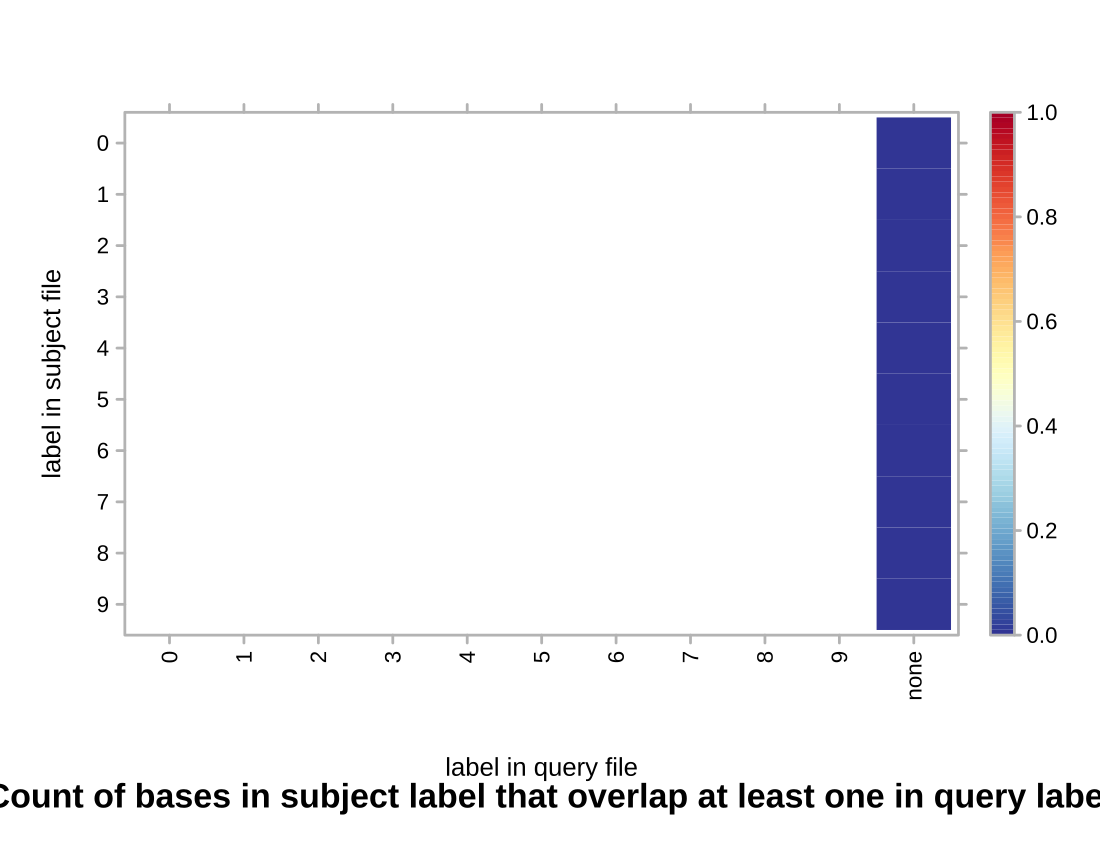

Here is the R script that generated this plot:
#!/usr/bin/env Rscript
## transcript produced by Segtools 1.1.14

segtools.r.dirname <-
  system2("python",
          c("-c", "'import segtools; print segtools.get_r_dirname()'"),
          stdout = TRUE)

source(file.path(segtools.r.dirname, 'common.R'))
source(file.path(segtools.r.dirname, 'overlap.R'))
save.overlap.performance('./seg34r1/overlap-direct', 'overlap.performance', './seg34r1/overlap-direct/overlap.tab', row.normalize = 'FALSE', mnemonic_file = '', clobber = FALSE, col_mnemonic_file = '')
save.overlap.heatmap('./seg34r1/overlap-direct', 'overlap', './seg34r1/overlap-direct/overlap.tab', clobber = FALSE, col_mnemonic_file = '', cluster = FALSE, max_contrast = FALSE, row.normalize = 'FALSE', mnemonic_file = '')
